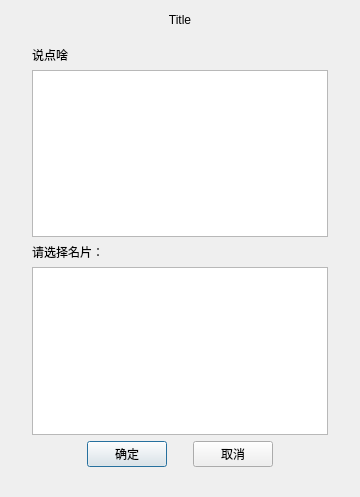
<?xml version="1.0" encoding="UTF-8"?>
<ui version="4.0">
 <class>TNChooseCardDialog</class>
 <widget class="QDialog" name="TNChooseCardDialog">
  <property name="geometry">
   <rect>
    <x>0</x>
    <y>0</y>
    <width>360</width>
    <height>497</height>
   </rect>
  </property>
  <property name="sizePolicy">
   <sizepolicy hsizetype="Expanding" vsizetype="Expanding">
    <horstretch>0</horstretch>
    <verstretch>0</verstretch>
   </sizepolicy>
  </property>
  <property name="windowTitle">
   <string>选择名片</string>
  </property>
  <layout class="QVBoxLayout" name="verticalLayout_3">
   <property name="leftMargin">
    <number>32</number>
   </property>
   <property name="topMargin">
    <number>0</number>
   </property>
   <property name="rightMargin">
    <number>32</number>
   </property>
   <property name="bottomMargin">
    <number>30</number>
   </property>
   <item>
    <widget class="QLabel" name="chooseCardTitleLabel">
     <property name="minimumSize">
      <size>
       <width>0</width>
       <height>40</height>
      </size>
     </property>
     <property name="maximumSize">
      <size>
       <width>16777215</width>
       <height>40</height>
      </size>
     </property>
     <property name="text">
      <string>Title</string>
     </property>
     <property name="alignment">
      <set>Qt::AlignCenter</set>
     </property>
    </widget>
   </item>
   <item>
    <layout class="QVBoxLayout" name="verticalLayout_2">
     <item>
      <widget class="QLabel" name="commentLabel">
       <property name="text">
        <string>说点啥</string>
       </property>
      </widget>
     </item>
     <item>
      <widget class="CommentTextEdit" name="commentTextEdit"/>
     </item>
    </layout>
   </item>
   <item>
    <layout class="QVBoxLayout" name="verticalLayout">
     <item>
      <widget class="QLabel" name="chooseCardLabel">
       <property name="text">
        <string>请选择名片：</string>
       </property>
      </widget>
     </item>
     <item>
      <widget class="QTableWidget" name="cardTableWidget"/>
     </item>
    </layout>
   </item>
   <item>
    <layout class="QHBoxLayout" name="horizontalLayout" stretch="1,0,0,0,1">
     <item>
      <spacer name="horizontalSpacer">
       <property name="orientation">
        <enum>Qt::Horizontal</enum>
       </property>
       <property name="sizeHint" stdset="0">
        <size>
         <width>20</width>
         <height>20</height>
        </size>
       </property>
      </spacer>
     </item>
     <item>
      <widget class="QPushButton" name="okButton">
       <property name="cursor">
        <cursorShape>PointingHandCursor</cursorShape>
       </property>
       <property name="text">
        <string>确定</string>
       </property>
      </widget>
     </item>
     <item>
      <spacer name="horizontalSpacer_3">
       <property name="orientation">
        <enum>Qt::Horizontal</enum>
       </property>
       <property name="sizeHint" stdset="0">
        <size>
         <width>20</width>
         <height>20</height>
        </size>
       </property>
      </spacer>
     </item>
     <item>
      <widget class="QPushButton" name="cancelButton">
       <property name="cursor">
        <cursorShape>PointingHandCursor</cursorShape>
       </property>
       <property name="text">
        <string>取消</string>
       </property>
      </widget>
     </item>
     <item>
      <spacer name="horizontalSpacer_2">
       <property name="orientation">
        <enum>Qt::Horizontal</enum>
       </property>
       <property name="sizeHint" stdset="0">
        <size>
         <width>20</width>
         <height>20</height>
        </size>
       </property>
      </spacer>
     </item>
    </layout>
   </item>
  </layout>
 </widget>
 <customwidgets>
  <customwidget>
   <class>CommentTextEdit</class>
   <extends>QTextEdit</extends>
   <header location="global">CommentTextEdit.h</header>
  </customwidget>
 </customwidgets>
 <resources/>
 <connections/>
</ui>
